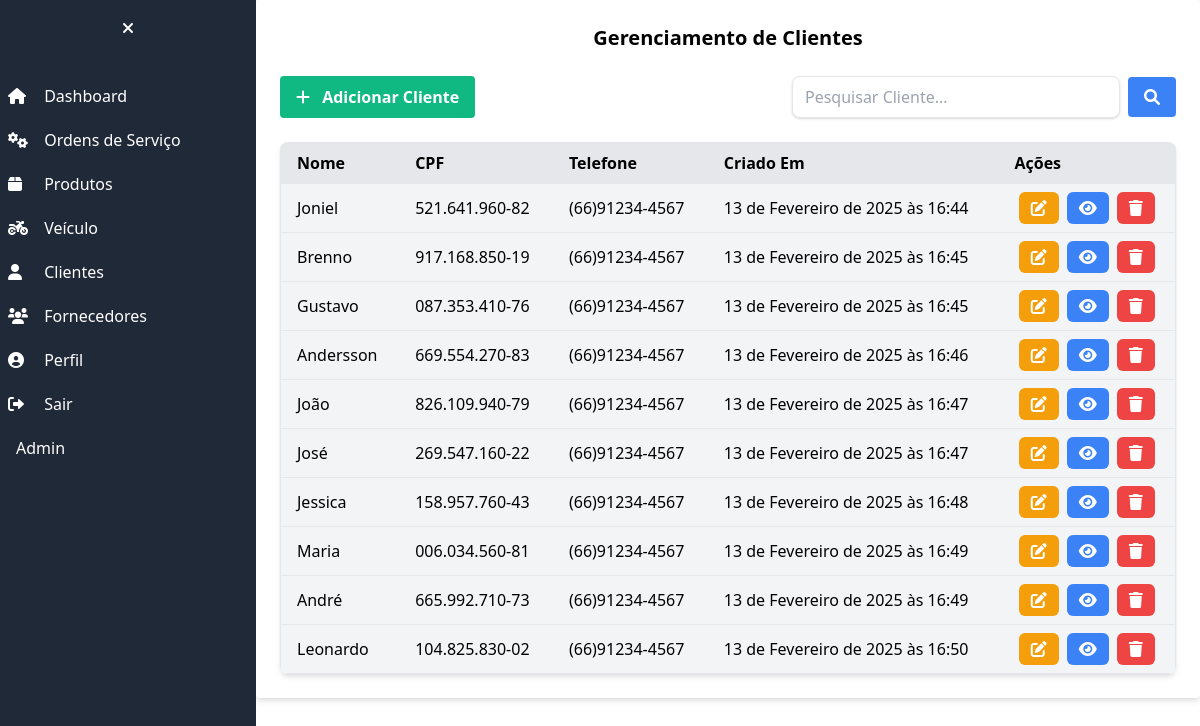
The app's page /clientes/ (signed in) with its own data.
### cliente/models.py (models this page shows, shortened)
class Cliente(models.Model):
    nome = models.CharField('NOME', max_length=255)
    cpf_cnpj = models.CharField('CPF', max_length=18, validators=[validate_cpf_cnpj])
    data_nascimento = models.DateField('NASCIDO EM')
    telefone = models.CharField('TELEFONE 1', max_length=20, validators=[validate_phone])
    telefone2 = models.CharField('TELEFONE 2', max_length=20, validators=[validate_phone], blank=True)
    email = models.EmailField('EMAIL', blank=True)
    endereco_cep = models.CharField('CEP', max_length=10, blank=True)
    endereco_logradouro = models.CharField('ENDEREÇO', max_length=255, blank=True)
    endereco_numero = models.CharField('NÚMERO', max_length=10, blank=True)
    endereco_bairro = models.CharField('BAIRRO', max_length=255, blank=True)
    endereco_cidade = models.CharField('CIDADE', max_length=255, blank=True)
    endereco_estado = models.CharField('ESTADO', max_length=2, choices=ESTADOS_CHOICES, blank=True)
    endereco_complemento = models.CharField('COMPLEMENTO', max_length=255, blank=True)
    observacao = models.TextField('OBSERVAÇÕES', blank=True)
    criado_em = models.DateTimeField('CRIADO EM', auto_now_add=True)
    class Meta:
        verbose_name = 'Cliente'
        verbose_name_plural = 'Clientes'

### cliente/views.py (the view)
# urls.py: path('', ClienteListView.as_view(), name='cliente_list'),
class ClienteListView(ListView):
    model = Cliente
    template_name = 'cliente_list.html'
    context_object_name = 'clientes'
    def get_queryset(self):
        queryset = super().get_queryset()
        search_query = self.request.GET.get('search', '')
        if search_query:
            queryset = queryset.filter(nome__icontains=search_query)
        return queryset

### cliente/templates/cliente_list.html (shortened to what this page needs)
{% extends "base.html" %}
{% block content %}
<div class="w-full max-w-full md:max-w-5xl lg:max-w-7xl mx-auto bg-white rounded shadow-md p-6">
    <h2 class="text-xl font-bold mb-6 text-center">Gerenciamento de Clientes</h2>
    <div class="flex justify-between mb-6">
        <button class="bg-green-500 hover:bg-green-600 text-white font-bold py-2 px-4 rounded focus:outline-none focus:shadow-outline flex items-center">
            <a href="cliente/novo/">
            <i class="fas fa-plus mr-2"></i> Adicionar Cliente
            </a>
        </button>
        <form method="GET" action="{% url 'cliente_list' %}" class="w-full max-w-sm flex items-center">
            <input
                type="text"
                name="search"
                placeholder="Pesquisar Cliente..."
                class="w-full py-2 px-3 border rounded-lg shadow focus:outline-none focus:ring"
                value="{{ request.GET.search|default:'' }}"
            />
            <button
                type="submit"
                class="ml-2 bg-blue-500 hover:bg-blue-600 text-white font-bold py-2 px-4 rounded focus:outline-none focus:shadow-outline"
            >
                <i class="fas fa-search"></i>
            </button>
        </form>
    </div>
    <div class="overflow-x-auto shadow-md rounded-lg">
        <table class="table-auto w-full text-left bg-gray-100 border rounded-lg">
            <thead>
                <tr class="bg-gray-200">
                    <th class="px-4 py-2">Nome</th>
                    <th class="px-4 py-2">CPF</th>
                    <th class="px-4 py-2">Telefone</th>
                    <th class="px-4 py-2">Criado Em</th>
                    <th class="px-4 py-2">Ações</th>
                </tr>
            </thead>
            <tbody>
                {% for cliente in clientes %}
                <tr class="border-t">
                    <td class="px-4 py-2">{{cliente.nome}}</td>
                    <td class="px-4 py-2">{{cliente.cpf_cnpj}}</td>
                    <td class="px-4 py-2">{{cliente.telefone}}</td>
                    <td class="px-4 py-2">{{cliente.criado_em}}</td>
                    <td class=" px-4 py-2 text-center flex justify-center space-x-2">
                        <a href="{% url 'cliente_edit' pk=cliente.pk %}" class="bg-yellow-500 hover:bg-yellow-600 text-white py-1 px-3 rounded-md">
                            <i class="fas fa-edit"></i>
                        </a>
                        <a href="{% url 'cliente_detail' pk=cliente.pk %}" class="bg-blue-500 hover:bg-blue-600 text-white py-1 px-3 rounded-md">
                        <i class="fas fa-eye"></i>
                        </a>
                        <a href="{% url 'cliente_confirm_delete' pk=cliente.pk %}" class="bg-red-500 hover:bg-red-600 text-white py-1 px-3 rounded-md">
                            <i class="fas fa-trash"></i>
                        </a>
                    </td>
                </tr>
                {% empty %}
                <tr>
                    <td colspan="7" class="text-center text-gray-500 py-4">Nenhuma ordem de serviço encontrada.</td>
                </tr>
                {% endfor %}
            </tbody>
        </table>
    </div>
</div>
{% endblock %}

### records on screen
Cliente: nome "Joniel", cpf_cnpj "521.641.960-82", telefone "(66)91234-4567", criado_em "13 de Fevereiro de 2025 às 16:44"
Cliente: nome "Brenno", cpf_cnpj "917.168.850-19", telefone "(66)91234-4567", criado_em "13 de Fevereiro de 2025 às 16:45"
Cliente: nome "Gustavo", cpf_cnpj "087.353.410-76", telefone "(66)91234-4567", criado_em "13 de Fevereiro de 2025 às 16:45"
Cliente: nome "Andersson", cpf_cnpj "669.554.270-83", telefone "(66)91234-4567", criado_em "13 de Fevereiro de 2025 às 16:46"
Cliente: nome "João", cpf_cnpj "826.109.940-79", telefone "(66)91234-4567", criado_em "13 de Fevereiro de 2025 às 16:47"
Cliente: nome "José", cpf_cnpj "269.547.160-22", telefone "(66)91234-4567", criado_em "13 de Fevereiro de 2025 às 16:47"
Cliente: nome "Jessica", cpf_cnpj "158.957.760-43", telefone "(66)91234-4567", criado_em "13 de Fevereiro de 2025 às 16:48"
Cliente: nome "Maria", cpf_cnpj "006.034.560-81", telefone "(66)91234-4567", criado_em "13 de Fevereiro de 2025 às 16:49"
Cliente: nome "André", cpf_cnpj "665.992.710-73", telefone "(66)91234-4567", criado_em "13 de Fevereiro de 2025 às 16:49"
Cliente: nome "Leonardo", cpf_cnpj "104.825.830-02", telefone "(66)91234-4567", criado_em "13 de Fevereiro de 2025 às 16:50"
